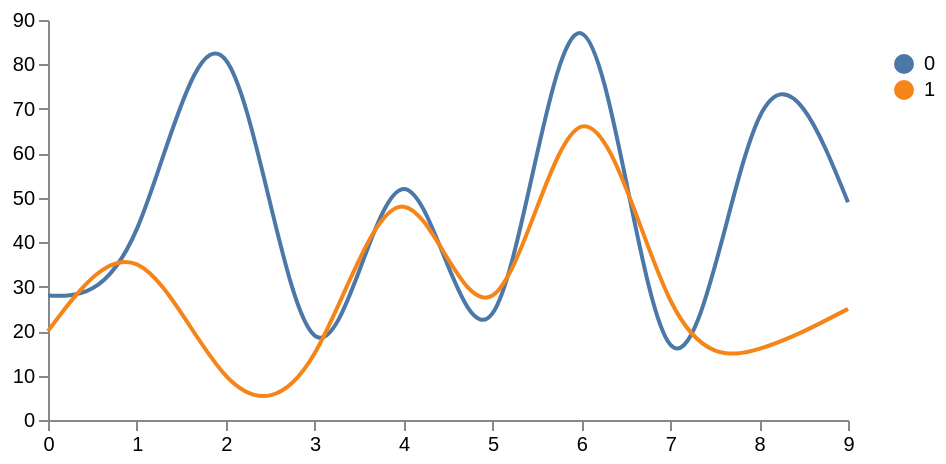

The specification (Vega-Lite) saved for this image:
### Vega specification from a JSON file in a GitHub repository (floating-point values rounded to 4 significant figures)
{"$schema": "https://vega.github.io/schema/vega/v3.json", "width": 400, "height": 200, "padding": 5, "data": {"name": "table", "values": [{"x": 0, "y": 28, "variable": 0}, {"x": 0, "y": 20, "variable": 1}, {"x": 1, "y": 43, "variable": 0}, {"x": 1, "y": 35, "variable": 1}, {"x": 2, "y": 81, "variable": 0}, {"x": 2, "y": 10, "variable": 1}, {"x": 3, "y": 19, "variable": 0}, {"x": 3, "y": 15, "variable": 1}, {"x": 4, "y": 52, "variable": 0}, {"x": 4, "y": 48, "variable": 1}, {"x": 5, "y": 24, "variable": 0}, {"x": 5, "y": 28, "variable": 1}, {"x": 6, "y": 87, "variable": 0}, {"x": 6, "y": 66, "variable": 1}, {"x": 7, "y": 17, "variable": 0}, {"x": 7, "y": 27, "variable": 1}, {"x": 8, "y": 68, "variable": 0}, {"x": 8, "y": 16, "variable": 1}, {"x": 9, "y": 49, "variable": 0}, {"x": 9, "y": 25, "variable": 1}]}, "scales": [{"name": "x", "type": "point", "range": "width", "domain": {"data": "table", "field": "x"}}, {"name": "y", "type": "linear", "range": "height", "nice": true, "zero": true, "domain": {"data": "table", "field": "y"}}, {"name": "variable", "type": "ordinal", "range": "category", "domain": {"data": "table", "field": "variable"}}], "legends": [{"fill": "variable", "title": "", "orient": "right", "encode": {"symbols": {"enter": {}}, "labels": {"update": {"text": {"field": "value"}}}}}], "axes": [{"orient": "bottom", "scale": "x"}, {"orient": "left", "scale": "y"}], "marks": [{"type": "group", "from": {"facet": {"name": "series", "data": "table", "groupby": "variable"}}, "marks": [{"type": "line", "from": {"data": "series"}, "encode": {"enter": {"x": {"scale": "x", "field": "x"}, "y": {"scale": "y", "field": "y"}, "stroke": {"scale": "variable", "field": "variable"}, "strokeWidth": {"value": 2}}, "update": {"interpolate": {"value": "natural"}, "fillOpacity": {"value": 1}}, "hover": {"fillOpacity": {"value": 0.5}}}}]}]}
